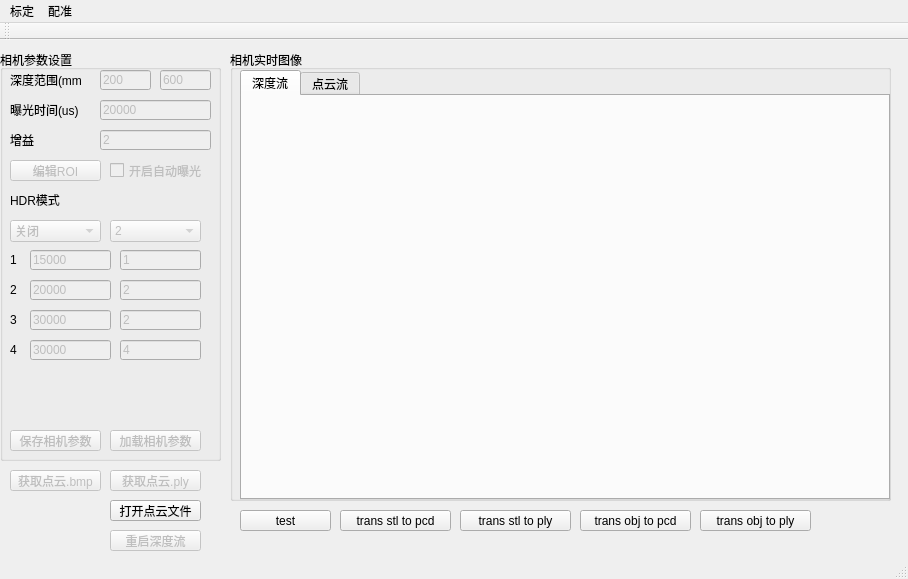
<?xml version="1.0" encoding="UTF-8"?>
<ui version="4.0">
 <class>TMainWindowClass</class>
 <widget class="QMainWindow" name="TMainWindowClass">
  <property name="geometry">
   <rect>
    <x>0</x>
    <y>0</y>
    <width>908</width>
    <height>579</height>
   </rect>
  </property>
  <property name="windowTitle">
   <string>TMainWindow</string>
  </property>
  <widget class="QWidget" name="centralWidget">
   <widget class="QPushButton" name="btn_obj2pcd">
    <property name="enabled">
     <bool>true</bool>
    </property>
    <property name="geometry">
     <rect>
      <x>580</x>
      <y>470</y>
      <width>111</width>
      <height>21</height>
     </rect>
    </property>
    <property name="text">
     <string>trans obj to pcd</string>
    </property>
   </widget>
   <widget class="QGroupBox" name="gpb_camera_para">
    <property name="geometry">
     <rect>
      <x>0</x>
      <y>10</y>
      <width>221</width>
      <height>411</height>
     </rect>
    </property>
    <property name="title">
     <string>相机参数设置</string>
    </property>
    <widget class="QLineEdit" name="lineEdit_depth_min">
     <property name="enabled">
      <bool>false</bool>
     </property>
     <property name="geometry">
      <rect>
       <x>100</x>
       <y>20</y>
       <width>51</width>
       <height>20</height>
      </rect>
     </property>
     <property name="text">
      <string>200</string>
     </property>
    </widget>
    <widget class="QLineEdit" name="lineEdit_depth_max">
     <property name="enabled">
      <bool>false</bool>
     </property>
     <property name="geometry">
      <rect>
       <x>160</x>
       <y>20</y>
       <width>51</width>
       <height>20</height>
      </rect>
     </property>
     <property name="text">
      <string>600</string>
     </property>
    </widget>
    <widget class="QLabel" name="label">
     <property name="geometry">
      <rect>
       <x>10</x>
       <y>20</y>
       <width>71</width>
       <height>20</height>
      </rect>
     </property>
     <property name="text">
      <string>深度范围(mm)</string>
     </property>
    </widget>
    <widget class="QLabel" name="label_2">
     <property name="geometry">
      <rect>
       <x>10</x>
       <y>50</y>
       <width>71</width>
       <height>20</height>
      </rect>
     </property>
     <property name="text">
      <string>曝光时间(us)</string>
     </property>
    </widget>
    <widget class="QLineEdit" name="lineEdit_exposure_time">
     <property name="enabled">
      <bool>false</bool>
     </property>
     <property name="geometry">
      <rect>
       <x>100</x>
       <y>50</y>
       <width>111</width>
       <height>20</height>
      </rect>
     </property>
     <property name="text">
      <string>20000</string>
     </property>
    </widget>
    <widget class="QLabel" name="label_3">
     <property name="geometry">
      <rect>
       <x>10</x>
       <y>80</y>
       <width>71</width>
       <height>20</height>
      </rect>
     </property>
     <property name="text">
      <string>增益</string>
     </property>
    </widget>
    <widget class="QPushButton" name="btn_save_para">
     <property name="enabled">
      <bool>false</bool>
     </property>
     <property name="geometry">
      <rect>
       <x>10</x>
       <y>380</y>
       <width>91</width>
       <height>21</height>
      </rect>
     </property>
     <property name="text">
      <string>保存相机参数</string>
     </property>
    </widget>
    <widget class="QPushButton" name="btn_load_para">
     <property name="enabled">
      <bool>false</bool>
     </property>
     <property name="geometry">
      <rect>
       <x>110</x>
       <y>380</y>
       <width>91</width>
       <height>21</height>
      </rect>
     </property>
     <property name="text">
      <string>加载相机参数</string>
     </property>
    </widget>
    <widget class="QLineEdit" name="lineEdit_gain">
     <property name="enabled">
      <bool>false</bool>
     </property>
     <property name="geometry">
      <rect>
       <x>100</x>
       <y>80</y>
       <width>111</width>
       <height>20</height>
      </rect>
     </property>
     <property name="text">
      <string>2</string>
     </property>
    </widget>
    <widget class="QLabel" name="label_4">
     <property name="geometry">
      <rect>
       <x>10</x>
       <y>140</y>
       <width>201</width>
       <height>20</height>
      </rect>
     </property>
     <property name="text">
      <string>HDR模式</string>
     </property>
    </widget>
    <widget class="QComboBox" name="cbb_hdr">
     <property name="enabled">
      <bool>false</bool>
     </property>
     <property name="geometry">
      <rect>
       <x>10</x>
       <y>170</y>
       <width>91</width>
       <height>22</height>
      </rect>
     </property>
     <item>
      <property name="text">
       <string>关闭</string>
      </property>
     </item>
     <item>
      <property name="text">
       <string>高光</string>
      </property>
     </item>
     <item>
      <property name="text">
       <string>黑白</string>
      </property>
     </item>
     <item>
      <property name="text">
       <string>复合</string>
      </property>
     </item>
    </widget>
    <widget class="QComboBox" name="cbb_hdr_level">
     <property name="enabled">
      <bool>false</bool>
     </property>
     <property name="geometry">
      <rect>
       <x>110</x>
       <y>170</y>
       <width>91</width>
       <height>22</height>
      </rect>
     </property>
     <item>
      <property name="text">
       <string>2</string>
      </property>
     </item>
     <item>
      <property name="text">
       <string>3</string>
      </property>
     </item>
     <item>
      <property name="text">
       <string>4</string>
      </property>
     </item>
    </widget>
    <widget class="QCheckBox" name="ckb_auto_exposure">
     <property name="enabled">
      <bool>false</bool>
     </property>
     <property name="geometry">
      <rect>
       <x>110</x>
       <y>110</y>
       <width>101</width>
       <height>21</height>
      </rect>
     </property>
     <property name="font">
      <font>
       <kerning>true</kerning>
      </font>
     </property>
     <property name="text">
      <string>开启自动曝光</string>
     </property>
     <property name="iconSize">
      <size>
       <width>16</width>
       <height>16</height>
      </size>
     </property>
     <property name="checkable">
      <bool>true</bool>
     </property>
     <property name="checked">
      <bool>false</bool>
     </property>
     <property name="autoRepeatDelay">
      <number>300</number>
     </property>
    </widget>
    <widget class="QPushButton" name="btn_edit_roi">
     <property name="enabled">
      <bool>false</bool>
     </property>
     <property name="geometry">
      <rect>
       <x>10</x>
       <y>110</y>
       <width>91</width>
       <height>21</height>
      </rect>
     </property>
     <property name="text">
      <string>编辑ROI</string>
     </property>
    </widget>
    <widget class="QLineEdit" name="lineEdit_hdr_gain_1">
     <property name="enabled">
      <bool>false</bool>
     </property>
     <property name="geometry">
      <rect>
       <x>120</x>
       <y>200</y>
       <width>81</width>
       <height>20</height>
      </rect>
     </property>
     <property name="text">
      <string>1</string>
     </property>
    </widget>
    <widget class="QLineEdit" name="lineEdit_hdr_gain_2">
     <property name="enabled">
      <bool>false</bool>
     </property>
     <property name="geometry">
      <rect>
       <x>120</x>
       <y>230</y>
       <width>81</width>
       <height>20</height>
      </rect>
     </property>
     <property name="text">
      <string>2</string>
     </property>
    </widget>
    <widget class="QLineEdit" name="lineEdit_hdr_gain_3">
     <property name="enabled">
      <bool>false</bool>
     </property>
     <property name="geometry">
      <rect>
       <x>120</x>
       <y>260</y>
       <width>81</width>
       <height>20</height>
      </rect>
     </property>
     <property name="text">
      <string>2</string>
     </property>
    </widget>
    <widget class="QLabel" name="label_5">
     <property name="geometry">
      <rect>
       <x>10</x>
       <y>200</y>
       <width>21</width>
       <height>20</height>
      </rect>
     </property>
     <property name="text">
      <string>1</string>
     </property>
    </widget>
    <widget class="QLineEdit" name="lineEdit_hdr_exposure_1">
     <property name="enabled">
      <bool>false</bool>
     </property>
     <property name="geometry">
      <rect>
       <x>30</x>
       <y>200</y>
       <width>81</width>
       <height>20</height>
      </rect>
     </property>
     <property name="text">
      <string>15000</string>
     </property>
    </widget>
    <widget class="QLineEdit" name="lineEdit_hdr_exposure_3">
     <property name="enabled">
      <bool>false</bool>
     </property>
     <property name="geometry">
      <rect>
       <x>30</x>
       <y>260</y>
       <width>81</width>
       <height>20</height>
      </rect>
     </property>
     <property name="text">
      <string>30000</string>
     </property>
    </widget>
    <widget class="QLineEdit" name="lineEdit_hdr_exposure_2">
     <property name="enabled">
      <bool>false</bool>
     </property>
     <property name="geometry">
      <rect>
       <x>30</x>
       <y>230</y>
       <width>81</width>
       <height>20</height>
      </rect>
     </property>
     <property name="text">
      <string>20000</string>
     </property>
    </widget>
    <widget class="QLabel" name="label_6">
     <property name="geometry">
      <rect>
       <x>10</x>
       <y>230</y>
       <width>21</width>
       <height>20</height>
      </rect>
     </property>
     <property name="text">
      <string>2</string>
     </property>
    </widget>
    <widget class="QLabel" name="label_7">
     <property name="geometry">
      <rect>
       <x>10</x>
       <y>260</y>
       <width>21</width>
       <height>20</height>
      </rect>
     </property>
     <property name="text">
      <string>3</string>
     </property>
    </widget>
    <widget class="QLineEdit" name="lineEdit_hdr_gain_4">
     <property name="enabled">
      <bool>false</bool>
     </property>
     <property name="geometry">
      <rect>
       <x>120</x>
       <y>290</y>
       <width>81</width>
       <height>20</height>
      </rect>
     </property>
     <property name="text">
      <string>4</string>
     </property>
    </widget>
    <widget class="QLineEdit" name="lineEdit_hdr_exposure_4">
     <property name="enabled">
      <bool>false</bool>
     </property>
     <property name="geometry">
      <rect>
       <x>30</x>
       <y>290</y>
       <width>81</width>
       <height>20</height>
      </rect>
     </property>
     <property name="text">
      <string>30000</string>
     </property>
    </widget>
    <widget class="QLabel" name="label_8">
     <property name="geometry">
      <rect>
       <x>10</x>
       <y>290</y>
       <width>21</width>
       <height>20</height>
      </rect>
     </property>
     <property name="text">
      <string>4</string>
     </property>
    </widget>
   </widget>
   <widget class="QPushButton" name="btn_get_point_cloud_bmp">
    <property name="enabled">
     <bool>false</bool>
    </property>
    <property name="geometry">
     <rect>
      <x>10</x>
      <y>430</y>
      <width>91</width>
      <height>21</height>
     </rect>
    </property>
    <property name="text">
     <string>获取点云.bmp</string>
    </property>
   </widget>
   <widget class="QGroupBox" name="gbx_live_stream">
    <property name="enabled">
     <bool>true</bool>
    </property>
    <property name="geometry">
     <rect>
      <x>230</x>
      <y>10</y>
      <width>661</width>
      <height>451</height>
     </rect>
    </property>
    <property name="title">
     <string>相机实时图像</string>
    </property>
    <widget class="QTabWidget" name="realtimeWidget">
     <property name="enabled">
      <bool>true</bool>
     </property>
     <property name="geometry">
      <rect>
       <x>10</x>
       <y>20</y>
       <width>650</width>
       <height>430</height>
      </rect>
     </property>
     <property name="currentIndex">
      <number>0</number>
     </property>
     <widget class="QWidget" name="tab_Depth">
      <attribute name="title">
       <string>深度流</string>
      </attribute>
      <widget class="QLabel" name="label_Depth">
       <property name="geometry">
        <rect>
         <x>0</x>
         <y>0</y>
         <width>640</width>
         <height>400</height>
        </rect>
       </property>
       <property name="text">
        <string/>
       </property>
      </widget>
     </widget>
     <widget class="QWidget" name="tab_pointcloud">
      <attribute name="title">
       <string>点云流</string>
      </attribute>
      <widget class="QVTKWidget" name="vtk_realtime">
       <property name="geometry">
        <rect>
         <x>0</x>
         <y>0</y>
         <width>640</width>
         <height>400</height>
        </rect>
       </property>
      </widget>
     </widget>
    </widget>
   </widget>
   <widget class="QPushButton" name="btn_obj2ply">
    <property name="enabled">
     <bool>true</bool>
    </property>
    <property name="geometry">
     <rect>
      <x>700</x>
      <y>470</y>
      <width>111</width>
      <height>21</height>
     </rect>
    </property>
    <property name="text">
     <string>trans obj to ply</string>
    </property>
   </widget>
   <widget class="QPushButton" name="btn_open_pc">
    <property name="enabled">
     <bool>true</bool>
    </property>
    <property name="geometry">
     <rect>
      <x>110</x>
      <y>460</y>
      <width>91</width>
      <height>21</height>
     </rect>
    </property>
    <property name="text">
     <string>打开点云文件</string>
    </property>
   </widget>
   <widget class="QPushButton" name="btn_stl2ply">
    <property name="enabled">
     <bool>true</bool>
    </property>
    <property name="geometry">
     <rect>
      <x>460</x>
      <y>470</y>
      <width>111</width>
      <height>21</height>
     </rect>
    </property>
    <property name="text">
     <string>trans stl to ply</string>
    </property>
   </widget>
   <widget class="QPushButton" name="btn_restart_depth_stream">
    <property name="enabled">
     <bool>false</bool>
    </property>
    <property name="geometry">
     <rect>
      <x>110</x>
      <y>490</y>
      <width>91</width>
      <height>21</height>
     </rect>
    </property>
    <property name="text">
     <string>重启深度流</string>
    </property>
   </widget>
   <widget class="QPushButton" name="btn_stl2pcd">
    <property name="enabled">
     <bool>true</bool>
    </property>
    <property name="geometry">
     <rect>
      <x>340</x>
      <y>470</y>
      <width>111</width>
      <height>21</height>
     </rect>
    </property>
    <property name="text">
     <string>trans stl to pcd</string>
    </property>
   </widget>
   <widget class="QPushButton" name="btn_get_point_cloud_ply">
    <property name="enabled">
     <bool>false</bool>
    </property>
    <property name="geometry">
     <rect>
      <x>110</x>
      <y>430</y>
      <width>91</width>
      <height>21</height>
     </rect>
    </property>
    <property name="text">
     <string>获取点云.ply</string>
    </property>
   </widget>
   <widget class="QPushButton" name="btn_test">
    <property name="enabled">
     <bool>true</bool>
    </property>
    <property name="geometry">
     <rect>
      <x>240</x>
      <y>470</y>
      <width>91</width>
      <height>21</height>
     </rect>
    </property>
    <property name="text">
     <string>test</string>
    </property>
   </widget>
  </widget>
  <widget class="QMenuBar" name="menuBar">
   <property name="geometry">
    <rect>
     <x>0</x>
     <y>0</y>
     <width>908</width>
     <height>22</height>
    </rect>
   </property>
   <widget class="QMenu" name="menu">
    <property name="title">
     <string>标定</string>
    </property>
    <addaction name="ac_calibration2D"/>
    <addaction name="ac_calibration3D"/>
    <addaction name="ac_calibration_accuracy"/>
   </widget>
   <widget class="QMenu" name="menu_2">
    <property name="title">
     <string>配准</string>
    </property>
    <addaction name="ac_register"/>
   </widget>
   <addaction name="menu"/>
   <addaction name="menu_2"/>
  </widget>
  <widget class="QToolBar" name="mainToolBar">
   <attribute name="toolBarArea">
    <enum>TopToolBarArea</enum>
   </attribute>
   <attribute name="toolBarBreak">
    <bool>false</bool>
   </attribute>
  </widget>
  <widget class="QStatusBar" name="statusBar"/>
  <action name="ac_calibration2D">
   <property name="text">
    <string>2D手眼标定</string>
   </property>
  </action>
  <action name="ac_calibration3D">
   <property name="text">
    <string>3D手眼标定</string>
   </property>
  </action>
  <action name="ac_calibration_accuracy">
   <property name="text">
    <string>标定精度验证</string>
   </property>
  </action>
  <action name="ac_register">
   <property name="text">
    <string>精配准</string>
   </property>
  </action>
 </widget>
 <layoutdefault spacing="6" margin="11"/>
 <customwidgets>
  <customwidget>
   <class>QVTKWidget</class>
   <extends>QWidget</extends>
   <header>QVTKWidget.h</header>
  </customwidget>
 </customwidgets>
 <resources>
  <include location="MainWindow.qrc"/>
 </resources>
 <connections/>
</ui>
